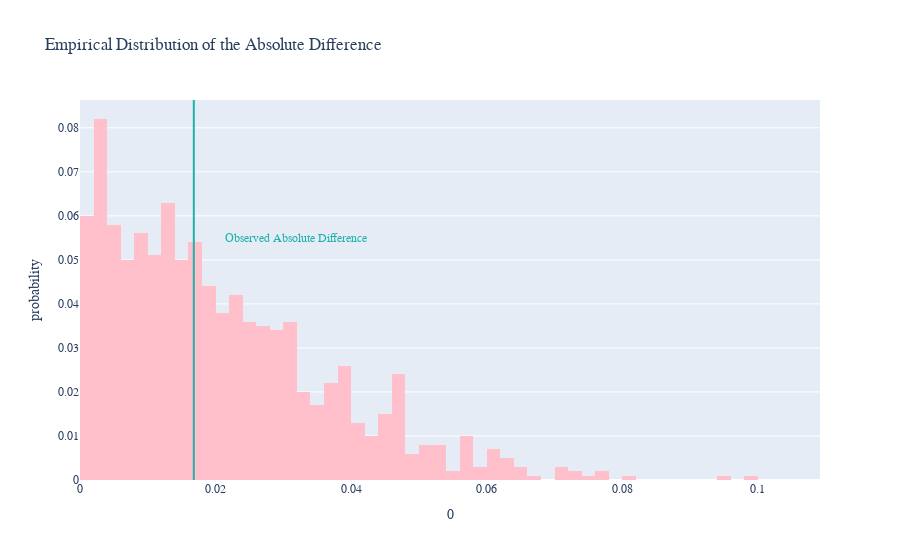

The notebook cell saved with this chart:
### Code cell
fig = px.histogram(pd.DataFrame(diffs), x = 0, nbins = 50, histnorm = 'probability', 
                   title = 'Empirical Distribution of the Absolute Difference')

fig.add_vline(x = obs_diff, line_color = 'lightseagreen')
fig.add_annotation(text = f'<span style="color:lightseagreen">Observed Absolute Difference</span>',
                   x = 1.9 * obs_diff, showarrow = False, y = 0.055)

fig.update_layout(xaxis_range = [0, np.max(diffs) + 0.01])
fig.update_layout(font_family = "sans-serif")
fig.update_traces(marker_color = 'pink')

fig.write_html('abs diff.html', include_plotlyjs = 'cdn')
fig.show()

### Figure 1 — Plotly figure (JSON) as saved in the notebook; plotly's stock layout.template omitted (floating-point values rounded to 4 significant figures; data arrays with more than 128 entries replaced by an {"elided": "..."} marker saying what was removed)
{"data": [{"alignmentgroup": "True", "bingroup": "x", "histnorm": "probability", "hovertemplate": "0=%{x}<br>probability=%{y}<extra></extra>", "legendgroup": "", "marker": {"color": "pink", "pattern": {"shape": ""}}, "name": "", "nbinsx": 50, "offsetgroup": "", "orientation": "v", "showlegend": false, "type": "histogram", "x": {"elided": "1000 float values"}, "xaxis": "x", "yaxis": "y"}], "layout": {"annotations": [{"showarrow": false, "text": "<span style=\"color:lightseagreen\">Observed Absolute Difference</span>", "x": 0.0319, "y": 0.055}], "barmode": "relative", "font": {"family": "sans-serif"}, "legend": {"tracegroupgap": 0}, "shapes": [{"line": {"color": "lightseagreen"}, "type": "line", "x0": 0.01679, "x1": 0.01679, "xref": "x", "y0": 0, "y1": 1, "yref": "y domain"}], "title": {"text": "Empirical Distribution of the Absolute Difference"}, "xaxis": {"anchor": "y", "domain": [0, 1], "range": [0, 0.1092], "title": {"text": "0"}}, "yaxis": {"anchor": "x", "domain": [0, 1], "title": {"text": "probability"}}}}
